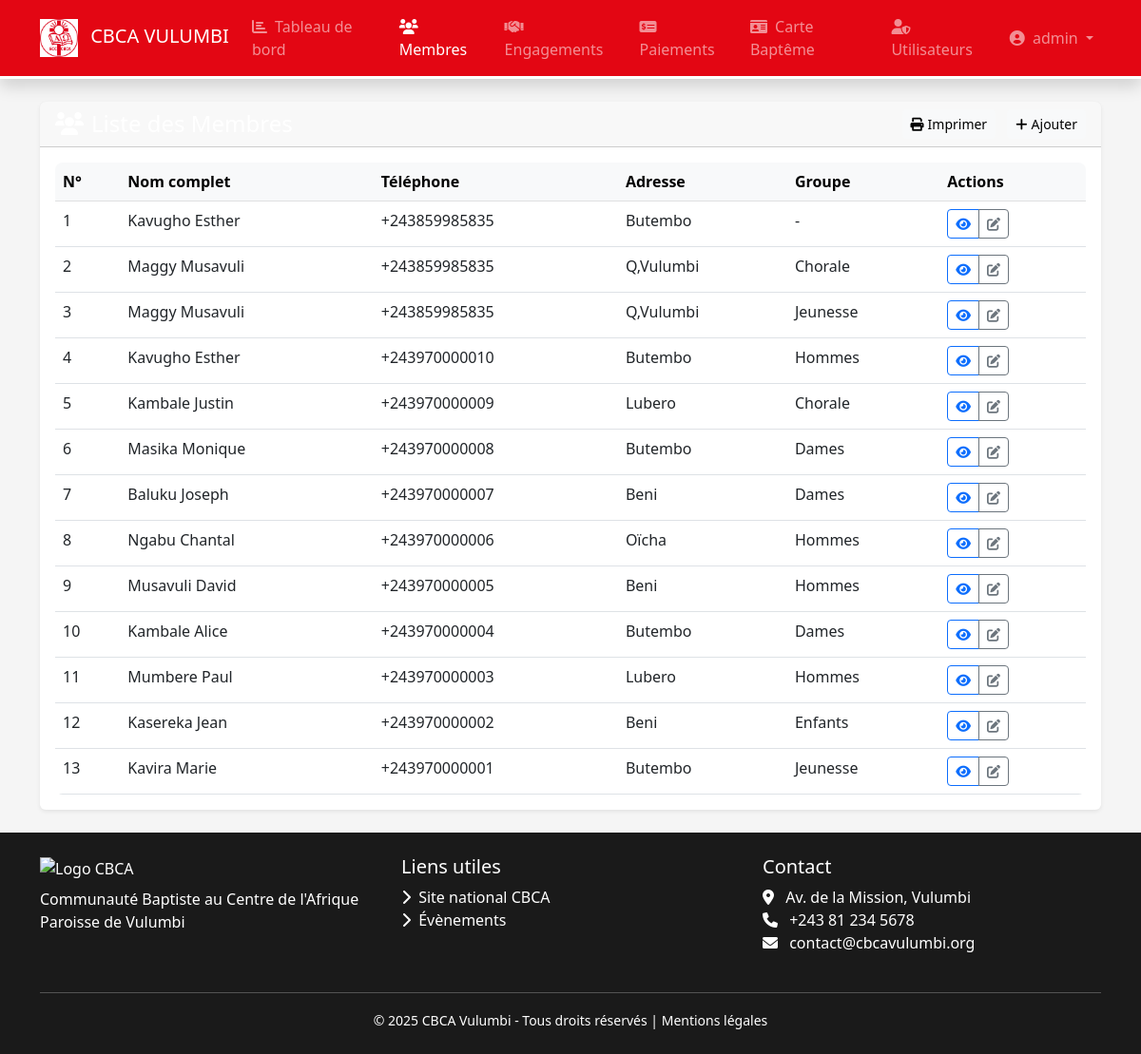
The app's page /membres (signed in) with its own data.
### models.py (models this page shows, shortened)
class User(db.Model, UserMixin):
    __tablename__ = 'users'
    id = db.Column(db.Integer, primary_key=True)
    username = db.Column(db.String(50), unique=True, nullable=False)
    password_hash = db.Column(db.String(128), nullable=False)
    role = db.Column(db.String(20), default='user')
    last_login = db.Column(db.DateTime)
    created_at = db.Column(db.DateTime, default=datetime.utcnow)

class Membre(db.Model):
    __tablename__ = 'membres'
    id = db.Column(db.Integer, primary_key=True)
    code_membre = db.Column(db.String(20), unique=True)
    telephone = db.Column(db.String(20),nullable=False)
    groupe = db.Column(db.String(50))
    statut = db.Column(db.String(20), default='actif')
    apikey_callmebot = db.Column(db.String(100), nullable=True)
    created_at = db.Column(db.DateTime, default=datetime.utcnow)
    cate_id = db.Column(db.Integer, db.ForeignKey('cartebapteme.id'), nullable=False)
    engagements = db.relationship('Engagement', backref='membre', lazy=True)

class CarteBapteme(db.Model):
    __tablename__='cartebapteme'
    id = db.Column(db.Integer, primary_key=True)
    numero = db.Column(db.String(100), nullable=False)
    nom = db.Column(db.String(100), nullable=False)
    adresse = db.Column(db.String(200))
    date_naissance = db.Column(db.Date)
    sexe = db.Column(db.String(1))
    photo = db.Column(db.String(100))
    created_at = db.Column(db.DateTime, default=datetime.utcnow)
    membre = db.relationship('Membre', backref='cartebapteme', lazy=True)

### app.py (the view)
@app.route('/membres')
@login_required
def liste_membres():
    from models import Membre, CarteBapteme
    search = request.args.get('search', '').strip()
    query = Membre.query
    if search:
        query = query.join(CarteBapteme, isouter=True).filter(CarteBapteme.nom.ilike(f'%{search}%'))
    membres = query.order_by(Membre.id.desc()).all()
    cartes = CarteBapteme.query.order_by(CarteBapteme.nom).all()
    return render_template('membres/liste.html', title="Membres", membres=membres, cartes=cartes, search=search)

### app.py (called while the page is built)
@login_manager.user_loader
def load_user(user_id):
    from models import User
    return User.query.get(int(user_id))

### templates/membres/liste.html (shortened to what this page needs)
{% extends "base.html" %}
{% block content %}
<div class="card shadow-sm border-0 printable-area">
    <div class="card-header bg-cbca text-white no-print">
        <div class="d-flex justify-content-between align-items-center">
            <h4 class="mb-0"><i class="fas fa-users me-2"></i>Liste des Membres</h4>
            <div>
                <button id="printButton" class="btn btn-light btn-sm me-2 no-print">
                    <i class="fas fa-print me-1"></i>Imprimer
                </button>
                <a href="{{ url_for('ajouter_membre') }}" class="btn btn-light btn-sm no-print">
                    <i class="fas fa-plus me-1"></i>Ajouter
                </a>
            </div>
        </div>
    </div>
    <div class="card-body">
        <div class="table-responsive">
            <table class="table table-hover" id="membersTable">
                <thead class="table-light">
                    <tr>
                        <th>N°</th>
                        <th>Nom complet</th>
                        <th>Téléphone</th>
                        <th>Adresse</th>
                        <th>Groupe</th>
                        <th class="no-print">Actions</th>
                    </tr>
                </thead>
                <tbody>
                    {% for membre in membres %}
                    <tr>
                        <td>{{ loop.index }}</td>
                        <td>{{ membre.cartebapteme.nom }}</td>
                        <td>{{ membre.telephone }}</td>
                        <td>{{ membre.cartebapteme.adresse or '-' }}</td>
                        <td>{{ membre.groupe or '-' }}</td>
                        <td class="no-print">
                            <div class="btn-group btn-group-sm" role="group">
                                <a href="#" class="btn btn-outline-primary no-print" data-bs-toggle="modal" data-bs-target="#modalDetail{{ membre.id }}" title="Voir détails">
                                    <i class="fas fa-eye"></i>
                                </a>
                                <a href="{{ url_for('modifier_membre', id=membre.id) }}" class="btn btn-outline-secondary no-print"  title="Modifier">
                                    <i class="fas fa-edit"></i>
                                </a>
                            </div>
                        </td>
                    </tr>
                    {% endfor %}
                </tbody>
            </table>
        </div>
    </div>
</div>
{% endblock %}

### templates/base.html (shortened to what this page needs)
<!DOCTYPE html>
<html lang="fr">
<head>
    <link href="https://cdn.jsdelivr.net/npm/bootstrap@5.3.0/dist/css/bootstrap.min.css" rel="stylesheet">
    <link href="https://cdnjs.cloudflare.com/ajax/libs/font-awesome/6.0.0/css/all.min.css" rel="stylesheet">
    <link rel="stylesheet" href="{{ url_for('static', filename='css/style.css') }}">
</head>
<body>
<nav class="navbar navbar-expand-lg navbar-dark navbar-cbca shadow">
    <div class="container">
        <a class="navbar-brand" href="{{ url_for('accueil') }}">
            <img src="{{ url_for('static', filename='logo.JPG') }}" alt="Logo CBCA" height="40" class="me-2">
            <span class="d-none d-md-inline">CBCA VULUMBI</span>
        </a>
        <div class="collapse navbar-collapse" id="navbarContent">
            <ul class="navbar-nav me-auto">
                <li class="nav-item">
                    <a class="nav-link {% if request.endpoint == 'accueil' %}active{% endif %}" href="{{ url_for('accueil') }}">
                        <i class="fas fa-chart-bar me-1"></i> Tableau de bord
                    </a>
                </li>
                <li class="nav-item">
                    <a class="nav-link {% if request.endpoint and request.endpoint.startswith('liste_membres') %}active{% endif %}" href="{{ url_for('liste_membres') }}">
                        <i class="fas fa-users me-1"></i> Membres
                    </a>
                </li>
                <li class="nav-item">
                    <a class="nav-link {% if request.endpoint and request.endpoint.startswith('liste_engagements') %}active{% endif %}" href="{{ url_for('liste_engagements') }}">
                        <i class="fas fa-handshake me-1"></i> Engagements
                    </a>
                </li>
                <li class="nav-item">
                    <a class="nav-link {% if request.endpoint and request.endpoint.startswith('liste_paiements') %}active{% endif %}" href="{{ url_for('liste_paiements') }}">
                        <i class="fas fa-money-check-alt me-1"></i> Paiements
                    </a>
                </li>
                <li class="nav-item">
                    <a class="nav-link {% if request.endpoint and request.endpoint.startswith('liste_carte') %}active{% endif %}" href="{{ url_for('liste_carte') }}">
                        <i class="fas fa-id-card me-1"></i> Carte Baptême
                    </a>
                </li>
                {% if current_user.is_authenticated and current_user.role == 'admin' %}
                <li class="nav-item">
                    <a class="nav-link {% if request.endpoint and request.endpoint.startswith('liste_utilisateurs') %}active{% endif %}" href="{{ url_for('liste_utilisateurs') }}">
                        <i class="fas fa-user-shield me-1"></i> Utilisateurs
                    </a>
                </li>
                {% endif %}
            </ul>
            <ul class="navbar-nav">
                {% if current_user.is_authenticated %}
                <li class="nav-item dropdown">
                    <a class="nav-link dropdown-toggle" href="#" id="userDropdown" data-bs-toggle="dropdown">
                        <i class="fas fa-user-circle me-1"></i> {{ current_user.username }}
                    </a>
                </li>
                {% else %}
                <li class="nav-item">
                    <a class="nav-link" href="{{ url_for('login') }}">
                        <i class="fas fa-sign-in-alt me-1"></i> Connexion
                    </a>
                </li>
                {% endif %}
            </ul>
        </div>
    </div>
</nav>
<main class="container my-4 flex-grow-1">
    {% block content %}{% endblock %}
</main>
<footer class="py-4 text-white">
    <div class="container">
        <div class="row">
            <div class="col-md-4 mb-3">
                <img src="{{ url_for('static', filename='images/logo-cbca-white.png') }}" alt="Logo CBCA" height="50">
                <p class="mt-2 mb-0">Communauté Baptiste au Centre de l'Afrique<br>Paroisse de Vulumbi</p>
            </div>
            <div class="col-md-4 mb-3">
                <h5>Liens utiles</h5>
                <ul class="list-unstyled">
                    <li><a href="#" class="text-white text-decoration-none"><i class="fas fa-chevron-right me-1"></i> Site national CBCA</a></li>
                    <li><a href="#" class="text-white text-decoration-none"><i class="fas fa-chevron-right me-1"></i> Évènements</a></li>
                </ul>
            </div>
            <div class="col-md-4 mb-3">
                <h5>Contact</h5>
                <address>
                    <i class="fas fa-map-marker-alt me-2"></i> Av. de la Mission, Vulumbi<br>
                    <i class="fas fa-phone me-2"></i> +243 81 234 5678<br>
                    <i class="fas fa-envelope me-2"></i> contact@cbcavulumbi.org
                </address>
            </div>
        </div>
        <hr class="my-2 bg-light">
        <div class="text-center pt-2">
            <small>&copy; 2025 CBCA Vulumbi - Tous droits réservés | <a href="#" class="text-white text-decoration-none">Mentions légales</a></small>
        </div>
    </div>
</footer>
</body>
</html>

### static/style.css (style rules this page uses)
body { font-family: 'Segoe UI', 'Roboto', sans-serif; background-color: var(--cbcagray); }
.navbar-cbca { border-bottom: 3px solid white; }
.table-responsive { border-radius: 8px; overflow: hidden; }
.table { margin-bottom: 0; }
.table thead th { background-color: #f8f9fa; border-bottom-width: 1px; font-weight: 600; }
.card-header { font-weight: 600; }

### templates/base.html (style rules this page uses)
:root { --cbcared:#e30613; --cbcawhite:#fff; --cbcadark:#1a1a1a; --cbcagray:#f5f5f5; }
body { font-family: 'Segoe UI', Tahoma, Geneva, Verdana, sans-serif; background: var(--cbcagray); display:flex; flex-direction:column; min-height:100vh; }
.navbar-cbca { background-color: var(--cbcared); border-bottom: 3px solid white; }
footer { background: var(--cbcadark); margin-top:auto; }

### records on screen
User: username "admin"
Membre: cartebapteme.nom "Kavugho Esther", telephone "+243859985835", cartebapteme "Butembo", groupe "-"
Membre: cartebapteme.nom "Maggy Musavuli", telephone "+243859985835", cartebapteme "Q,Vulumbi", groupe "Chorale"
Membre: cartebapteme.nom "Maggy Musavuli", telephone "+243859985835", cartebapteme "Q,Vulumbi", groupe "Jeunesse"
Membre: cartebapteme.nom "Kavugho Esther", telephone "+243970000010", cartebapteme "Butembo", groupe "Hommes"
Membre: cartebapteme.nom "Kambale Justin", telephone "+243970000009", cartebapteme "Lubero", groupe "Chorale"
Membre: cartebapteme.nom "Masika Monique", telephone "+243970000008", cartebapteme "Butembo", groupe "Dames"
Membre: cartebapteme.nom "Baluku Joseph", telephone "+243970000007", cartebapteme "Beni", groupe "Dames"
Membre: cartebapteme.nom "Ngabu Chantal", telephone "+243970000006", cartebapteme "Oïcha", groupe "Hommes"
Membre: cartebapteme.nom "Musavuli David", telephone "+243970000005", cartebapteme "Beni", groupe "Hommes"
Membre: cartebapteme.nom "Kambale Alice", telephone "+243970000004", cartebapteme "Butembo", groupe "Dames"
Membre: cartebapteme.nom "Mumbere Paul", telephone "+243970000003", cartebapteme "Lubero", groupe "Hommes"
Membre: cartebapteme.nom "Kasereka Jean", telephone "+243970000002", cartebapteme "Beni", groupe "Enfants"
Membre: cartebapteme.nom "Kavira Marie", telephone "+243970000001", cartebapteme "Butembo", groupe "Jeunesse"
